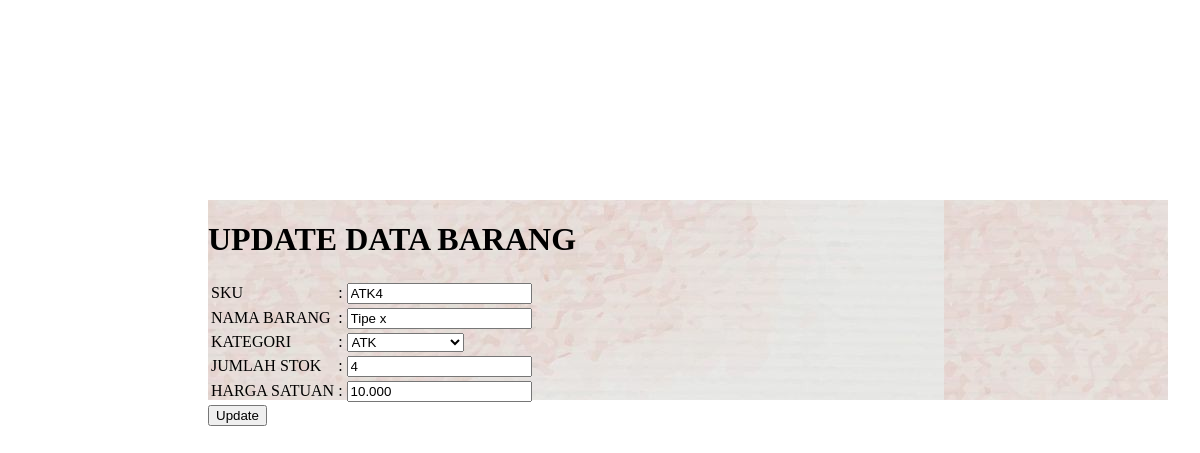
Page /update.php?sku=ATK4 on the committed database.
### tables this page shows
CREATE TABLE `barang` (
  `sku` varchar(20) NOT NULL,
  `nama_barang` varchar(50) NOT NULL,
  `kategori` varchar(50) NOT NULL,
  `jumlah_stok` int(11) NOT NULL,
  `harga_satuan` varchar(30) NOT NULL
);

### conn.php (called while the page is built, shortened)
<?php
function connection() {
   $dbServer = 'localhost';
   $dbUser = 'root';
   $dbPass = '';
   $dbName = "UTS";
   $conn = mysqli_connect($dbServer, $dbUser, $dbPass);
   mysqli_select_db($conn,$dbName);
   return $conn;
}

### update.php (the view, shortened to what this page needs)
<?php
include('conn.php');
if ($_SERVER['REQUEST_METHOD'] === 'GET') {
	$sku = $_GET['sku'];
	$query_get = "SELECT * FROM barang WHERE sku = '$sku'";
	$result_get = mysqli_query(connection(), $query_get);
}
?>
<!DOCTYPE html>
<html>
<head>
	<link rel="stylesheet" type="text/css" href="960.css">
</head>
<body>
	<div class="container_12" style="background-image: url(foto.JPG); margin: 200px; height: 200px;">
		<h1>UPDATE DATA BARANG</h1>
		<form action="update.php" method="POST">
			<table>
				<?php while ($data = mysqli_fetch_array($result_get)) : ?>
					<tr>
						<td>
							<label>SKU </label>
						</td>
						<td>
							: <input type="text" name="sku" value="<?php echo $data['sku']; ?>">
						</td>
					</tr>
					<tr>
						<td>
							<label>NAMA BARANG</label>
						</td>
						<td>
							: <input type="text" name="nama_barang" value="<?php echo $data['nama_barang']; ?>">
						</td>
					</tr>
					<tr>
						<td>
							<label>KATEGORI</label>
						</td>
						<td>
							: <select name="kategori">
								<option value="ATK" <?php echo $data['kategori'] == 'ATK' ? 'selected="selected"' : '' ?>>ATK</option>
							</select>
						</td>
					</tr>
					<tr>
						<td>
							<label>JUMLAH STOK</label>
						</td>
						<td>
							: <input type="text" name="jumlah_stok" value="<?php echo $data['jumlah_stok']; ?>">
						</td>
					</tr>
					<tr>
						<td>
							<label>HARGA SATUAN</label>
						</td>
						<td>
							: <input type="text" name="harga_satuan" value="<?php echo $data['harga_satuan']; ?>">
						</td>
					</tr>
				<?php endwhile ?>
			</table>
			<input type="submit" name="submit" value="Update">
		</form>
	</div>
</body>
</html>

### 960.css (style rules this page uses)
body { min-width: 960px; }
.container_12, .container_16 { margin-left: auto; margin-right: auto; width: 960px; background-color: #fdfdfd }
.clearfix:before, .clearfix:after, .container_12:before, .container_12:after, .container_16:before, .container_16:after { content: '.'; display: block; overflow: hidden; visibility: hidden; font-size: 0; line-height: 0; width: 0; height: 0; }
.clearfix:after, .container_12:after, .container_16:after { clear: both; }
.clearfix, .container_12, .container_16 { zoom: 1; }

### rows in the picture
barang: sku "ATK4", nama_barang "Tipe x", kategori "ATK", jumlah_stok "4", harga_satuan "10.000"
